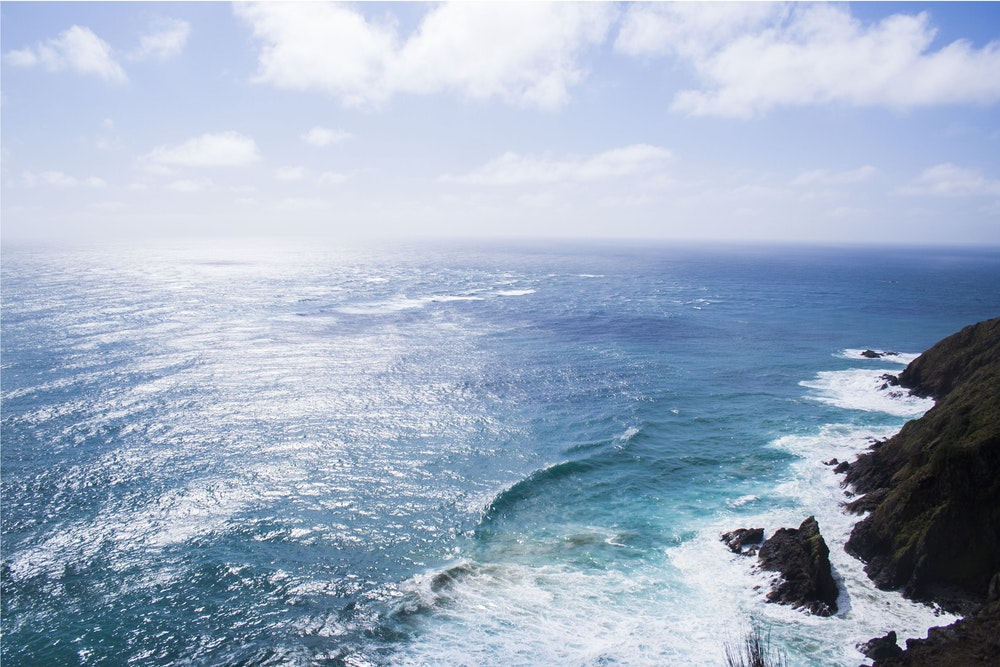
#> input picture frackfinder/images/dummy_drone_view.jpg, 1000 x 667 px, given in place of 1.jpg, which was not available
$ python ml_model.py
#> lines starting #> are read from the running program, lines starting #| are printed output that depends on the picture
import numpy as np
import cv2
from autokeras.image.image_supervised import ImageClassifier

num_images = 47

x_train = []
for i in range (1,num_images+1):
    img = cv2.imread("images/" + str(i) + ".jpg")
#> img is the input picture: shape (667, 1000, 3); mean B, G, R 196, 174.5, 158.7
    resized_image = cv2.resize(img, (100,100))
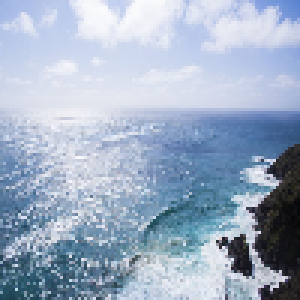
#> resized_image: shape (100, 100, 3) (shown 3 times larger); mean B, G, R 196, 174.4, 158.5
    x_train.append(resized_image)
#> pass 2 of the loop `for i in range (1,num_images+1):`:
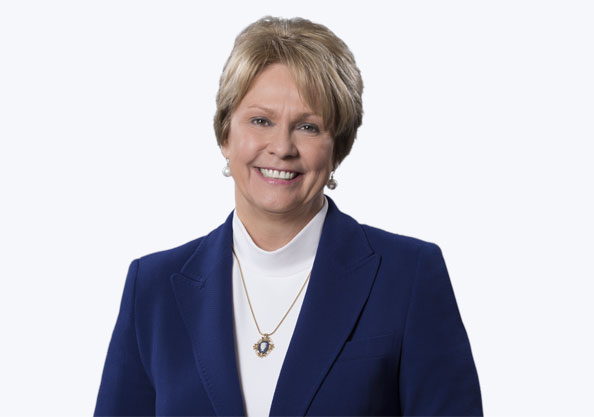
#> input picture frackfinder/images/dummy_profile_picture.jpg, 594 x 417 px, given in place of 2.jpg, which was not available
#> img is the input picture: shape (417, 594, 3); mean B, G, R 196.7, 187.7, 188.7
#> `resized_image = cv2.resize(img, (100,100))`:
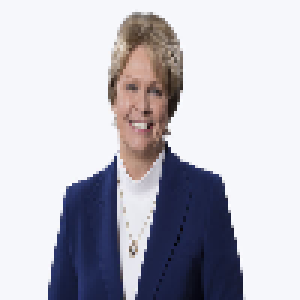
#> resized_image: shape (100, 100, 3) (shown 3 times larger); mean B, G, R 196.8, 187.7, 188.7
#> (the run stopped early here; a loop or call above may not have finished)
